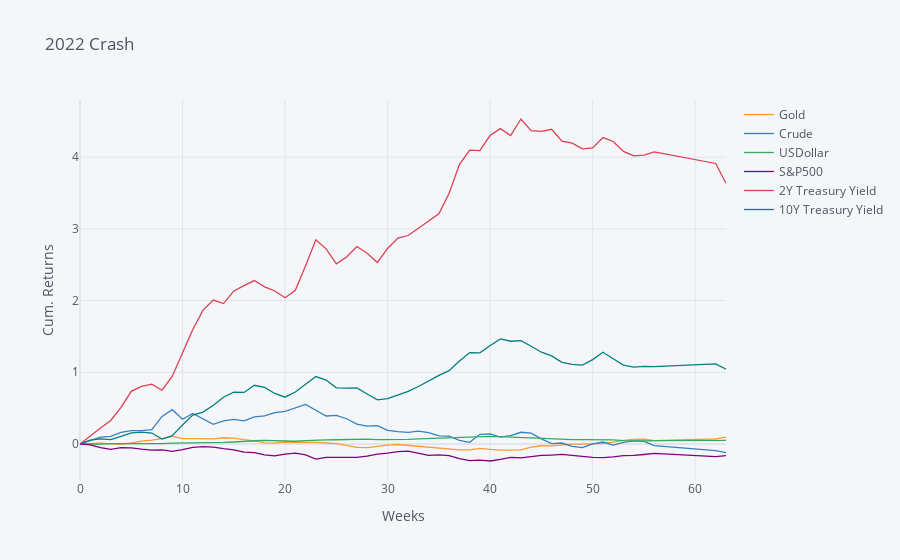

The code cell stored with this chart in its notebook:
### Code cell
# PLOT WITH SLIDERS
data_2022.iplot(kind = 'line', yTitle = 'Cum. Returns', xTitle = 'Weeks', title = '2022 Crash')
